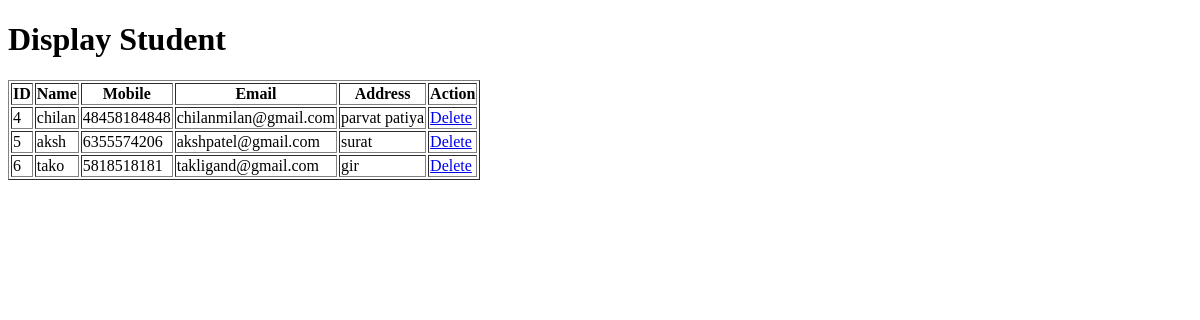
The page /display-student/ on the database as committed earlier.
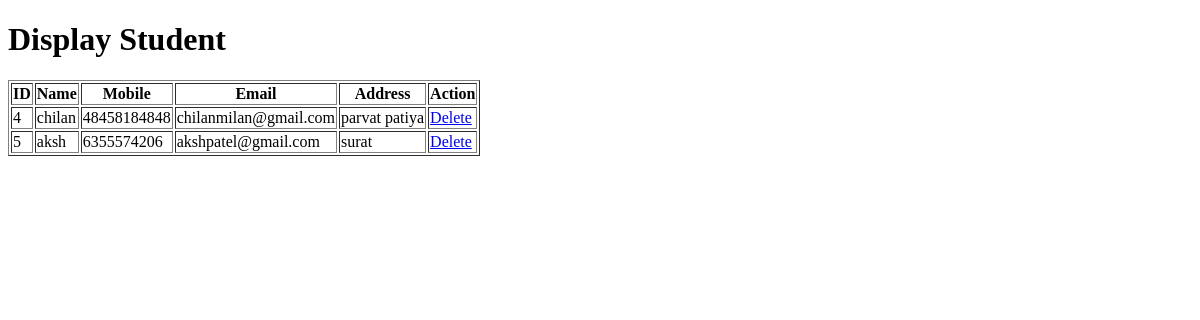
The same page on the database as committed later.
### Firstapp/models.py (models this page shows, shortened)
class Student(models.Model):
    name = models.CharField(max_length=30)
    mobile = models.CharField(max_length=15)
    email = models.EmailField()
    address = models.CharField(max_length=255)

### Firstapp/views.py (the view)
# urls.py: path('display-student/', views.displayStudent),
def displayStudent(request):
    mydata = Student.objects.all()
    return render(request, 'display-student.html', {'mydata': mydata})

### template/display-student.html (shortened to what this page needs)
<!DOCTYPE html>
<html lang="en">
<head>
</head>
<body>
    <h1>Display Student</h1>
    <table border="1">
        <tr>
            <th>ID</th>
            <th>Name</th>
            <th>Mobile</th>
            <th>Email</th>
            <th>Address</th>
            <th>Action</th>
                </tr>
        {% for i in mydata %}
        <tr>
            <td>{{ i.id }}</td>
            <td>{{ i.name }}</td>
            <td>{{ i.mobile }}</td>
            <td>{{ i.email }}</td>
            <td>{{ i.address }}</td>
            <td><a href="/delete-student/{{ i.id }}">Delete</a></td>
        </tr>
        {% endfor %}
    </table>
</body>
</html>

Rows that differ between the two databases and show on the page:
removed Student: id "6", name "tako", mobile "5818518181", email "takligand@gmail.com", address "gir"
